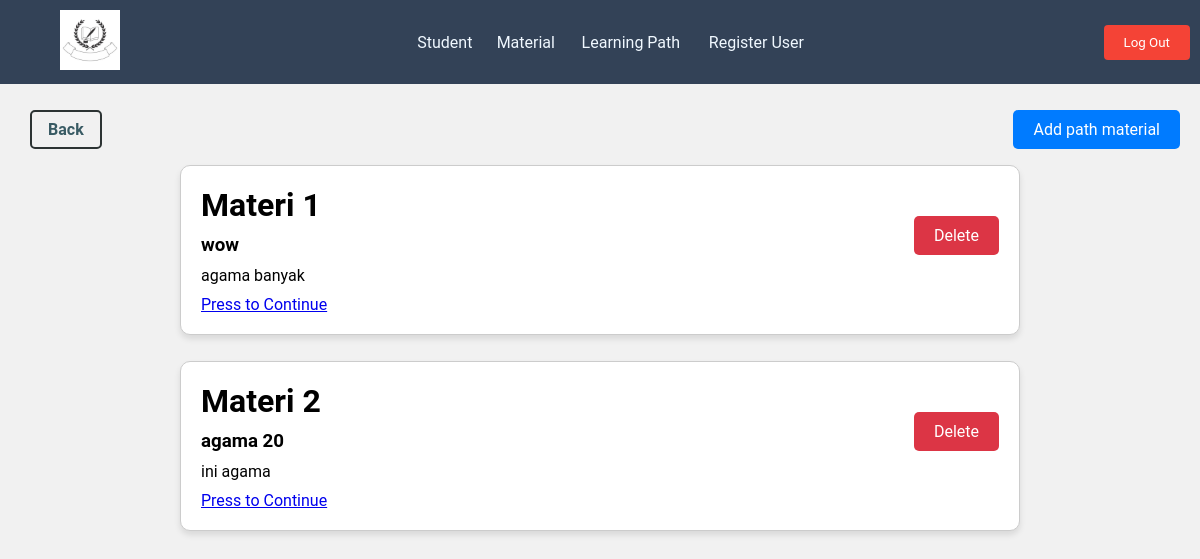
The page /teacherpage/path_material.php?id=1 (signed in) on the database its author committed.
### tables this page shows
CREATE TABLE `chapter` (
  `id_course` int(11) NOT NULL,
  `id_chapter` int(11) NOT NULL,
  `chapter_name` varchar(255) NOT NULL,
  `chap_desc` mediumtext NOT NULL,
  `chapter_content` longtext NOT NULL,
  `chapter_ppt` varchar(200) DEFAULT NULL,
  `chapter_gdrive` varchar(200) DEFAULT NULL
);

### teacherpage/path_material.php (the view, shortened to what this page needs)
<!DOCTYPE html>
<html lang="en">
<head>
    <link rel="stylesheet" href="../css/course_teach.css">
</head>
<body>
    <?php
    require_once '../misc/teachercomp.php';
    ?>
    <div class="allcontainer">
        <div class="atas">
            <tr>
                <a href="learnpage.php" class="back-link">Back</a>
                <?php
                $id = $_GET['id'];
                echo '<a href="add_path_material.php?id=' . $id . '" class="add-chapter">Add path material</a>';
                ?>
            </tr>
        </div>
        <?php
        $no = 1;
        $chapter_query = "SELECT * FROM learning_path WHERE path_id = '$id' ORDER BY path_id";
        $get_chapter_query = mysqli_query($con, $chapter_query);
        while ($get_chapter = mysqli_fetch_assoc($get_chapter_query)) {
            $chapter_path = $get_chapter['id_chapter'];
            $chap_query = "SELECT * FROM chapter WHERE id_chapter = '$chapter_path' ";
            $get_chap_query = mysqli_query($con, $chap_query);
            foreach ($get_chap_query as $display) {
                $chapter_id = $display['id_chapter'];
                echo '
                <div class="container">
                    <div class="course-box">
                        <div class="text-container">
                            <h1> Materi ' . $no . '</h1>
                            <h3>' . $display['chapter_name'] . '</h3>
                            <p>' . $display['chap_desc'] . '</p>
                            <a href="chapter_learnpath.php?id_chap=' . $chapter_id . '&id=' . $id . '" class="linkBtn">Press to Continue</a>
                        </div>
                        <div class="button-group">
                            <a href="delete_path_material.php?chapter_id=' . $chapter_id . '&path_id=' . $id . '" class="path-delete"> Delete</a>
                        </div>
                    </div>
                </div>';
                $no++;
            }
        }
        ?>
    </div>
</body>
</html>

### css/course_teach.css (style rules this page uses)
body { font-family: Arial, sans-serif; margin: 0; padding: 0; background-color: #f1f1f1; }
.path-delete { background-color: #dc3545; color: white; }
.allcontainer { margin-top: 80px; }
.container { display: flex; justify-content: center; align-items: center; height: auto; margin-top: 2vh; }
.course-box { width: 70%; background-color: #fff; padding: 20px; border: 1px solid #ccc; border-radius: 10px; box-shadow: 0 4px 6px rgba(0, 0, 0, 0.1); text-align: left; margin-bottom: 10px; display: flex; justify-content: space-between ; }
.course-box h1, .course-box h3, .course-box p { margin-bottom: 10px; }
.text-container { flex: 1; }
.button-group { display: flex; flex-direction: column; align-items: flex-end; margin-top: 20px; text-decoration: none ; }
.edit-button, .path-delete { padding: 10px 20px; text-decoration: none; margin-top: 10px; border: none; border-radius: 5px; cursor: pointer; -webkit-border-radius: 5px; -moz-border-radius: 5px; -ms-border-radius: 5px; -o-border-radius: 5px; }
a.back-link { display: inline-block; text-decoration: none; color: #395B64; font-weight: bold; border: 2px solid #2C3333; border-radius: 5px; padding: 8px 16px; transition: background-color 0.3s ease-in-out, color 0.3s ease-in-out; width: fit-content; margin-left: 30px; margin-top: 30px; }
.add-chapter { display: inline-block; padding: 10px 20px; background-color: #007bff; color: #fff; text-decoration: none; border-radius: 5px; text-align: center; }
.add-chapter { float: right; margin-top: 30px; margin-right: 20px; }

### css/header_ADMIN_new.css (style rules this page uses)
* { margin: 0; padding: 0; box-sizing: border-box; font-family: 'Roboto', sans-serif; }

### rows shown on the page
chapter: chapter_name "wow", chap_desc "agama banyak"
chapter: chapter_name "agama 20", chap_desc "ini agama"
